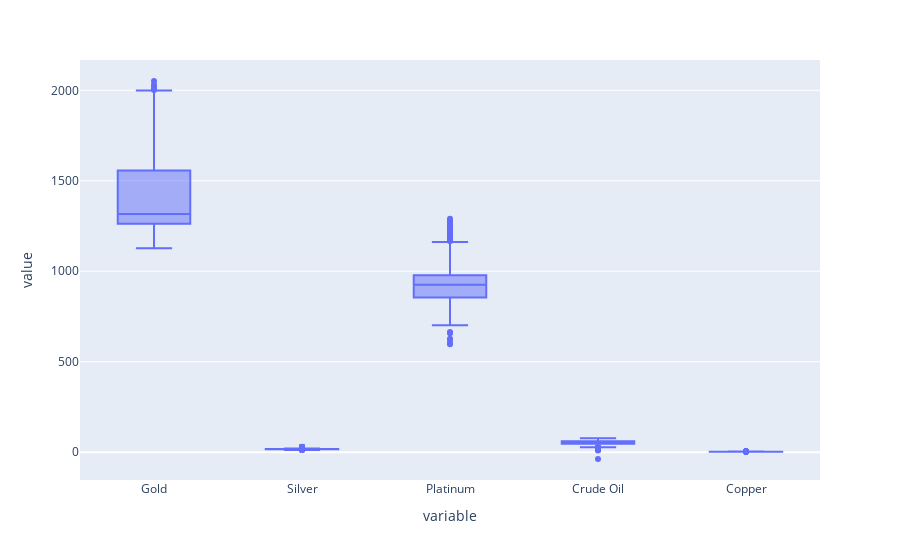

The cell this chart's notebook holds for it:
### Code cell
fig=px.box(df,y=['Gold', 'Silver', 'Platinum', 'Crude Oil', 'Copper'])
fig.show()

### Figure 1 — Plotly figure (JSON) as saved in the notebook; plotly's stock layout.template omitted (floating-point values rounded to 4 significant figures; data arrays with more than 128 entries replaced by an {"elided": "..."} marker saying what was removed)
{"data": [{"alignmentgroup": "True", "hovertemplate": "variable=%{x}<br>value=%{y}<extra></extra>", "legendgroup": "", "marker": {"color": "#636efa"}, "name": "", "notched": false, "offsetgroup": "", "orientation": "v", "showlegend": false, "type": "box", "x": {"elided": "6285 str values"}, "x0": " ", "xaxis": "x", "y": {"elided": "6285 float values"}, "y0": " ", "yaxis": "y"}], "layout": {"boxmode": "group", "legend": {"tracegroupgap": 0}, "margin": {"t": 60}, "xaxis": {"anchor": "y", "domain": [0, 1], "title": {"text": "variable"}}, "yaxis": {"anchor": "x", "domain": [0, 1], "title": {"text": "value"}}}}
